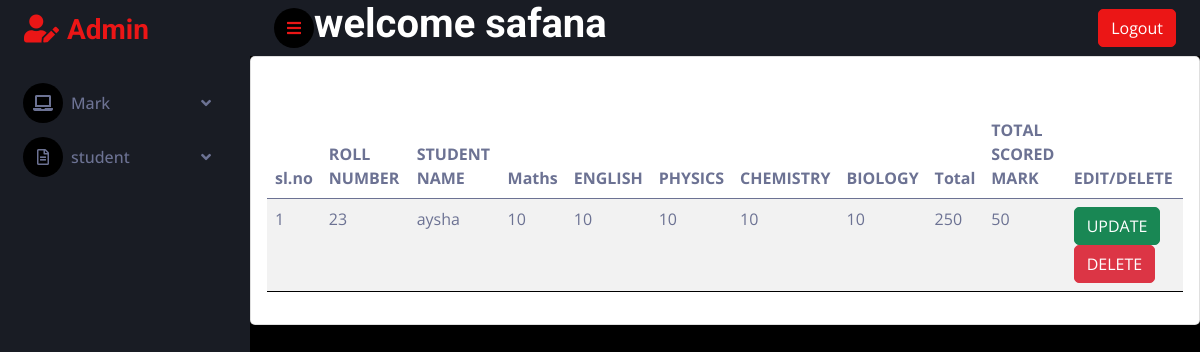
Page /view_admin_mark (signed in) on the committed database.
### studentapp/models.py (models this page shows, shortened)
class Login_view(AbstractUser):
    is_student = models.BooleanField(default=False)
    is_admin = models.BooleanField(default=False)

class Mark(models.Model)  :
    roll_number = models.IntegerField(default=0,unique=True)
    name = models.ForeignKey(Student_Registration,on_delete=models.CASCADE)
    maths= models.IntegerField(validators=[MaxValueValidator(50)])
    english = models.IntegerField(validators=[MaxValueValidator(50)])
    physics = models.IntegerField(validators=[MaxValueValidator(50)])
    chemistry = models.IntegerField(validators=[MaxValueValidator(50)])
    biology = models.IntegerField(validators=[MaxValueValidator(50)])
    Total = models.IntegerField(validators=[MaxValueValidator(250)])
    Total_mark = models.IntegerField(default=0)
    def Total_mark(self):
        self.Total_mark=self.maths + self.english +self.physics +self.chemistry +self.biology
        return self.Total_mark

class Student_Registration(models.Model):
    user = models.OneToOneField(Login_view,on_delete=models.CASCADE,related_name='student',null=True)
    name=models.CharField(max_length=200)
    dob= models.DateField()
    phone=models.IntegerField()
    age= models.IntegerField(default=0)
    student_image = models.FileField(upload_to='profilepic/',validators=[validate_file_size])
    def age(self):
        age = datetime.date.today() - self.dob
        return int((age).days / 365.25)
    def __str__(self):
        return self.name

### studentapp/views.py (the view)
# urls.py: path('view_admin_mark',views.view_admin_mark,name='view_admin_mark'),
@login_required(login_url='log')
def view_admin_mark(request):
    data = Mark.objects.all()
    return render(request, 'view_admin_mark.html', {'data': data})

### templates/view_admin_mark.html
{% extends 'admin.html' %}
{% load crispy_forms_tags %}
{% block content %}
<div class="col-lg-12 grid-margin stretch-card">
              <div class="card">
                <div class="card-body">
                  <h4 class="card-title">Mark Details:</h4>
                  <div class="table-responsive">
                    <table class="table table-striped">
                      <thead>
                        <tr>
                            <th>sl.no</th>
                            <th>ROLL NUMBER</th>
                            <th>STUDENT NAME</th>
                            <th>Maths</th>
                            <th>ENGLISH</th>
                            <th>PHYSICS</th>
                            <th>CHEMISTRY</th>
                            <th>BIOLOGY</th>
                            <th>Total</th>
                            <th>TOTAL SCORED MARK </th>
                          <th>EDIT/DELETE</th>
                        </tr>
                      </thead>
                      <tbody>
                      {% for i in data %}
                        <tr>
                         <td>{{forloop.counter}}</td>
                         <td>{{i.roll_number}}</td>
                         <td>{{i.name}}</td>
                         <td>{{i.maths}}</td>
                            <td>{{i.english}}</td>
                            <td>{{i.physics}}</td>
                            <td>{{i.chemistry}}</td>
                            <td>{{i.biology}}</td>
                            <td>{{i.Total}}</td>
                            <td>{{i.Total_mark}}</td>
                          <td> <a href = "{% url 'mark_update' i.id %}" class="btn btn-success">UPDATE</a>
                           <a href = "{% url 'mark_delete' i.id %}" class="btn btn-danger">DELETE</a>
                          </td>
                      {% endfor %}
                      </tbody>
                    </table>
                  </div>
                </div>
              </div>
            </div>
{% endblock %}

### templates/admin.html (shortened to what this page needs)
<!DOCTYPE html>
{% load static %}
<html lang="en">
<head>
    <link href="https://cdnjs.cloudflare.com/ajax/libs/font-awesome/5.10.0/css/all.min.css" rel="stylesheet">
    <link href="https://cdn.jsdelivr.net/npm/bootstrap-icons@1.4.1/font/bootstrap-icons.css" rel="stylesheet">
    <link href="{% static 'lib/owlcarousel/assets/owl.carousel.min.css' %}" rel="stylesheet">
    <link href="{% static 'lib/tempusdominus/css/tempusdominus-bootstrap-4.min.css' %}" rel="stylesheet" />
    <link href="{% static 'css/bootstrap.min.css' %}" rel="stylesheet">
    <link href="{% static 'css/style.css' %}" rel="stylesheet">
</head>
<body>
    <div class="container-fluid position-relative d-flex p-0">
        <div class="sidebar pe-4 pb-3">
            <nav class="navbar bg-secondary navbar-dark">
                <a href="index.html" class="navbar-brand mx-4 mb-3">
                    <h3 class="text-primary"><i class="fa fa-user-edit me-2"></i>Admin</h3>
                </a>
                <div class="navbar-nav w-100">
                    <div class="nav-item dropdown">
                        <a href="#" class="nav-link dropdown-toggle" data-bs-toggle="dropdown"><i class="fa fa-laptop me-2"></i>Mark</a>
                    </div>
                    <div class="nav-item dropdown">
                        <a href="#" class="nav-link dropdown-toggle" data-bs-toggle="dropdown"><i class="far fa-file-alt me-2"></i>student</a>
                    </div>
                </div>
            </nav>
        </div>
        <div class="content">
            <nav class="navbar navbar-expand bg-secondary navbar-dark sticky-top px-4 py-0">
                <a href="#" class="sidebar-toggler flex-shrink-0">
                    <i class="fa fa-bars"></i>
                </a><h1>welcome {{request.user}}</h1>
                          <a class="btn btn-primary" style="margin-left:auto;" href="{% url 'view_logout_student' %}">Logout</a>
            </nav>
{% block content %}
             {% endblock %}
</body>
</html>

### static/css/style.css (style rules this page uses)
:root { --primary: #EB1616; --secondary: #191C24; --light: #6C7293; --dark: #000000; }
.btn { transition: .5s; }
.sidebar { position: fixed; top: 0; left: 0; bottom: 0; width: 250px; height: 100vh; overflow-y: auto; background: var(--secondary); transition: 0.5s; z-index: 999; }
.content { margin-left: 250px; min-height: 100vh; background: var(--dark); transition: 0.5s; }
@media (min-width: 992px) { .sidebar { margin-left: 0; } }
@media (min-width: 992px) { .content { width: calc(100% - 250px); } }
.sidebar .navbar .navbar-nav .nav-link { padding: 7px 20px; color: var(--light); font-weight: 500; border-left: 3px solid var(--secondary); border-radius: 0 30px 30px 0; outline: none; }
.sidebar .navbar .navbar-nav .nav-link i { width: 40px; height: 40px; display: inline-flex; align-items: center; justify-content: center; background: var(--dark); border-radius: 40px; }
.sidebar .navbar .dropdown-toggle::after { position: absolute; top: 15px; right: 15px; border: none; content: "\f107"; font-family: "Font Awesome 5 Free"; font-weight: 900; transition: .5s; }
.content .navbar .sidebar-toggler, .content .navbar .navbar-nav .nav-link i { width: 40px; height: 40px; display: inline-flex; align-items: center; justify-content: center; background: var(--dark); border-radius: 40px; }

### rows in the picture
Login_view: user "safana"
Mark: roll_number "23", name "aysha", maths "10", english "10", physics "10", chemistry "10", biology "10", Total "250", Total_mark "50"
